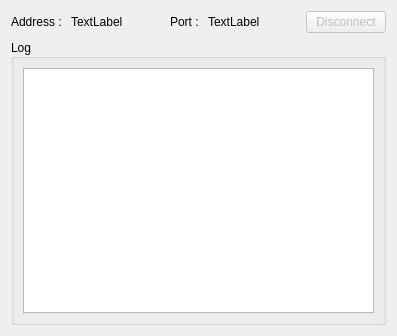
<?xml version="1.0" encoding="UTF-8"?>
<ui version="4.0">
 <class>TcpServer</class>
 <widget class="QWidget" name="TcpServer">
  <property name="geometry">
   <rect>
    <x>0</x>
    <y>0</y>
    <width>397</width>
    <height>336</height>
   </rect>
  </property>
  <property name="windowTitle">
   <string>TcpServer</string>
  </property>
  <layout class="QVBoxLayout" name="verticalLayout_2">
   <item>
    <layout class="QHBoxLayout" name="horizontalLayout">
     <item>
      <widget class="QLabel" name="label">
       <property name="text">
        <string>Address : </string>
       </property>
      </widget>
     </item>
     <item>
      <widget class="QLabel" name="address">
       <property name="text">
        <string>TextLabel</string>
       </property>
      </widget>
     </item>
     <item>
      <spacer name="horizontalSpacer_2">
       <property name="orientation">
        <enum>Qt::Horizontal</enum>
       </property>
       <property name="sizeHint" stdset="0">
        <size>
         <width>40</width>
         <height>20</height>
        </size>
       </property>
      </spacer>
     </item>
     <item>
      <widget class="QLabel" name="label_2">
       <property name="text">
        <string>Port : </string>
       </property>
      </widget>
     </item>
     <item>
      <widget class="QLabel" name="port">
       <property name="text">
        <string>TextLabel</string>
       </property>
      </widget>
     </item>
     <item>
      <spacer name="horizontalSpacer">
       <property name="orientation">
        <enum>Qt::Horizontal</enum>
       </property>
       <property name="sizeHint" stdset="0">
        <size>
         <width>40</width>
         <height>20</height>
        </size>
       </property>
      </spacer>
     </item>
     <item>
      <widget class="QPushButton" name="disconnectClients">
       <property name="enabled">
        <bool>false</bool>
       </property>
       <property name="text">
        <string>Disconnect</string>
       </property>
       <property name="checkable">
        <bool>false</bool>
       </property>
      </widget>
     </item>
    </layout>
   </item>
   <item>
    <widget class="QGroupBox" name="groupBox">
     <property name="title">
      <string>Log</string>
     </property>
     <property name="alignment">
      <set>Qt::AlignLeading|Qt::AlignLeft|Qt::AlignVCenter</set>
     </property>
     <property name="flat">
      <bool>false</bool>
     </property>
     <property name="checkable">
      <bool>false</bool>
     </property>
     <layout class="QVBoxLayout" name="verticalLayout">
      <item>
       <widget class="QPlainTextEdit" name="log">
        <property name="readOnly">
         <bool>true</bool>
        </property>
       </widget>
      </item>
     </layout>
    </widget>
   </item>
  </layout>
 </widget>
 <resources/>
 <connections/>
</ui>
